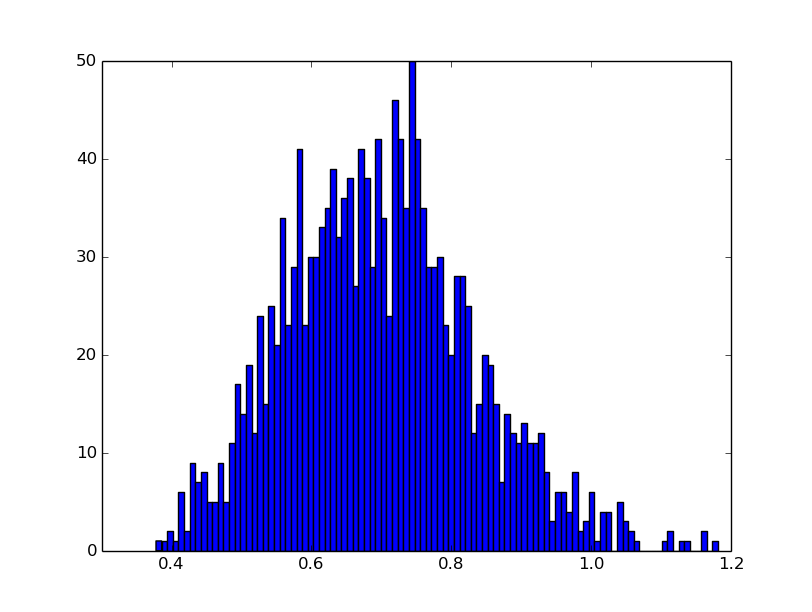

Here is the Python script that generated this plot:
from pylab import *

data = loadtxt('data.txt');
diff = data[1:]-data[0:-1];
N = 1000;
stdev = [];
i = 0;
while True:
	if i+N > size(data):
		break;
	A = diff[i:i+N];
	stdev.append(abs(std(A)));
	i = i+N;
hist(stdev,100);
show();
print size(where(abs(diff)>2.0)[0]);
